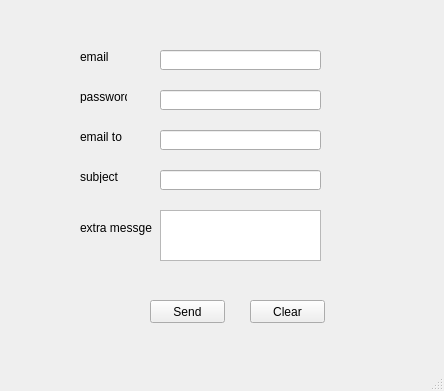
<?xml version="1.0" encoding="UTF-8"?>
<ui version="4.0">
 <class>MainWindow</class>
 <widget class="QMainWindow" name="MainWindow">
  <property name="geometry">
   <rect>
    <x>0</x>
    <y>0</y>
    <width>444</width>
    <height>391</height>
   </rect>
  </property>
  <property name="windowTitle">
   <string>MainWindow</string>
  </property>
  <widget class="QWidget" name="centralwidget">
   <widget class="QLineEdit" name="email_add">
    <property name="geometry">
     <rect>
      <x>160</x>
      <y>50</y>
      <width>161</width>
      <height>20</height>
     </rect>
    </property>
   </widget>
   <widget class="QLineEdit" name="email_pass">
    <property name="geometry">
     <rect>
      <x>160</x>
      <y>90</y>
      <width>161</width>
      <height>20</height>
     </rect>
    </property>
    <property name="echoMode">
     <enum>QLineEdit::Password</enum>
    </property>
   </widget>
   <widget class="QLineEdit" name="email_to">
    <property name="geometry">
     <rect>
      <x>160</x>
      <y>130</y>
      <width>161</width>
      <height>20</height>
     </rect>
    </property>
   </widget>
   <widget class="QLineEdit" name="subject">
    <property name="geometry">
     <rect>
      <x>160</x>
      <y>170</y>
      <width>161</width>
      <height>20</height>
     </rect>
    </property>
   </widget>
   <widget class="QTextEdit" name="extraMsg">
    <property name="geometry">
     <rect>
      <x>160</x>
      <y>210</y>
      <width>161</width>
      <height>51</height>
     </rect>
    </property>
   </widget>
   <widget class="QLabel" name="label">
    <property name="geometry">
     <rect>
      <x>80</x>
      <y>50</y>
      <width>47</width>
      <height>13</height>
     </rect>
    </property>
    <property name="text">
     <string>email</string>
    </property>
   </widget>
   <widget class="QLabel" name="label_2">
    <property name="geometry">
     <rect>
      <x>80</x>
      <y>90</y>
      <width>47</width>
      <height>13</height>
     </rect>
    </property>
    <property name="text">
     <string>password</string>
    </property>
   </widget>
   <widget class="QLabel" name="label_3">
    <property name="geometry">
     <rect>
      <x>80</x>
      <y>130</y>
      <width>47</width>
      <height>13</height>
     </rect>
    </property>
    <property name="text">
     <string>email to</string>
    </property>
   </widget>
   <widget class="QLabel" name="label_4">
    <property name="geometry">
     <rect>
      <x>80</x>
      <y>170</y>
      <width>47</width>
      <height>13</height>
     </rect>
    </property>
    <property name="text">
     <string>subject</string>
    </property>
   </widget>
   <widget class="QLabel" name="label_5">
    <property name="geometry">
     <rect>
      <x>80</x>
      <y>220</y>
      <width>81</width>
      <height>16</height>
     </rect>
    </property>
    <property name="text">
     <string>extra messge</string>
    </property>
   </widget>
   <widget class="QPushButton" name="sendBtn">
    <property name="geometry">
     <rect>
      <x>150</x>
      <y>300</y>
      <width>75</width>
      <height>23</height>
     </rect>
    </property>
    <property name="text">
     <string>Send</string>
    </property>
   </widget>
   <widget class="QPushButton" name="clearBtn">
    <property name="geometry">
     <rect>
      <x>250</x>
      <y>300</y>
      <width>75</width>
      <height>23</height>
     </rect>
    </property>
    <property name="text">
     <string>Clear</string>
    </property>
   </widget>
  </widget>
  <widget class="QMenuBar" name="menubar">
   <property name="geometry">
    <rect>
     <x>0</x>
     <y>0</y>
     <width>444</width>
     <height>21</height>
    </rect>
   </property>
  </widget>
  <widget class="QStatusBar" name="statusbar"/>
 </widget>
 <resources/>
 <connections/>
</ui>
